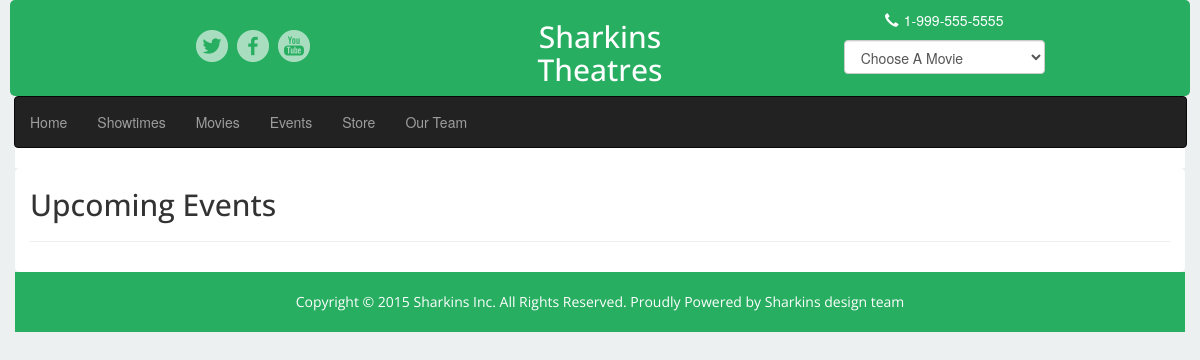
/events, run on an earlier commit of the app's database.
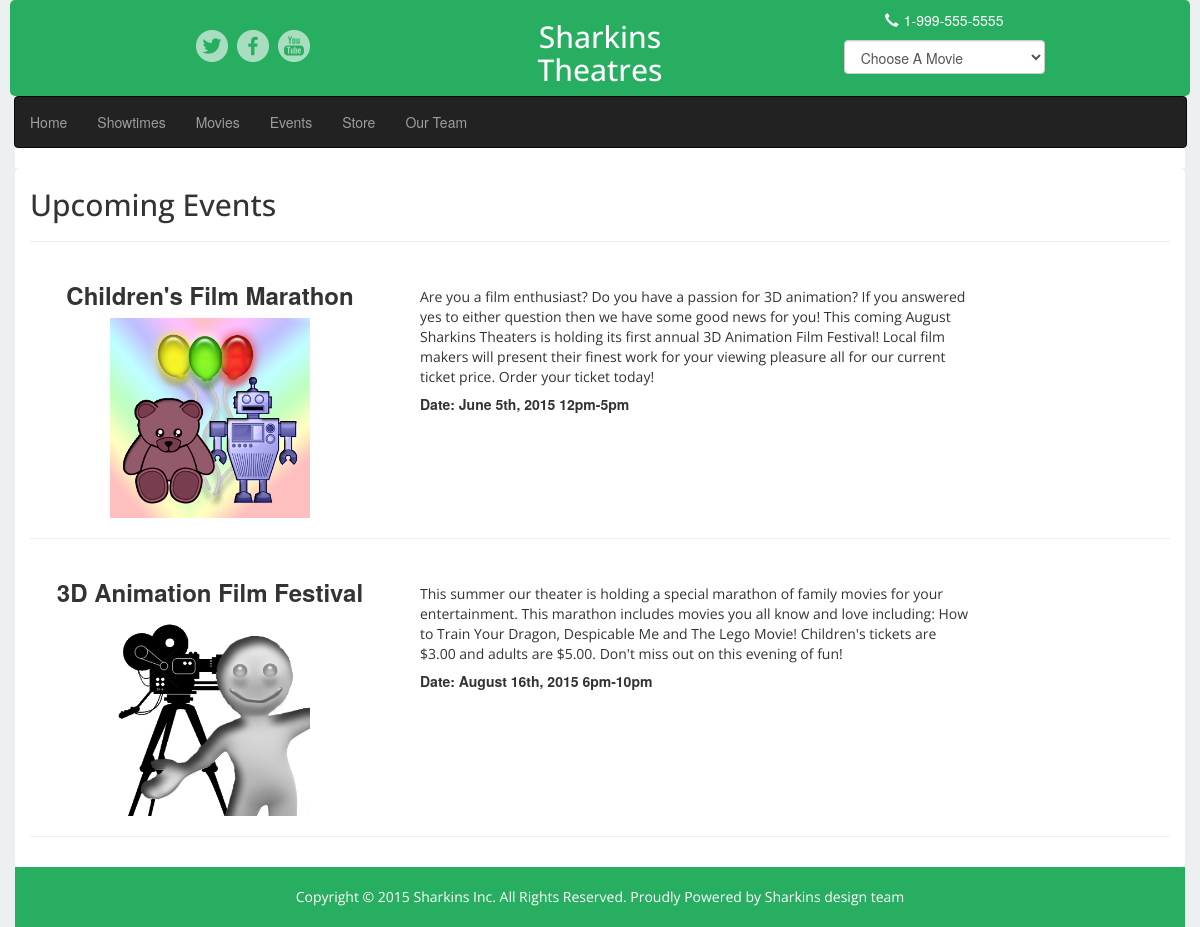
And on a later commit of the database.
### theater_project/models.py (models this page shows)
class Event(models.Model):
    title = models.CharField(max_length = 100)
    date = models.CharField(max_length=100)
    image = models.CharField(max_length=200)
    descr = models.CharField(max_length=200)

### views.py (the view)
# urls.py: url(r'^events', events),
def events(request):
    return render(request,'events.html', {'all_movies': Info.objects.all(), 'all_events': Event.objects.all()})

### templates/events.html (shortened to what this page needs)
{% extends "base.html" %}
{% block content %}
    <div class="container" style="background:white; border-radius:5px;">
        <h2 style="font-family: 'Open Sans', sans-serif !important; ">Upcoming Events</h2>
          <hr/>
        {% for event in all_events %}
            <div class="row">
                <div class="col-md-4 col-xs-12 text-center">
                    <h3 style="font-weight:600 !important;">{{ event.title }}</h3>
                    <img src="{{ STATIC_URL }}{{ event.image }}" style="max-height:200px; max-width:200px;" class="img-responsive center-block" alt=""/>
                </div>
                <div class="col-md-6 col-xs-12">
                    <p style="margin-top: 25px; font-family: 'Open Sans', sans-serif !important;">{{ event.descr }}</p>
                    <h5 style="font-weight:bold !important;">{{ event.date }}</h5>
                </div>
            </div>
            <hr/>
        {% endfor %}
    </div>
{% endblock %}

### templates/base.html (shortened to what this page needs)
<!DOCTYPE html>
<html>
<head lang="en">
    <link rel="stylesheet" type="text/css" href="https://maxcdn.bootstrapcdn.com/bootstrap/3.3.1/css/bootstrap.min.css"/>
    <link rel="stylesheet" type="text/css" href="{{STATIC_URL}}master.css"/>
</head>
</head>
<body style="background:#ecf0f1;">
<div class="container" style="background:white; padding-left:10px; padding-right:10px;">
    <div class="row" style="background:#27ae60; border-radius:5px; padding-left: 0 !important; padding-right: 0 !important;">
        <div class="col-xs-5 text-center" style="margin-top: 30px;">
            <img class="social-image" style="cursor:pointer;"  src="{{ STATIC_URL }}social-icons/twitter.png" height="32" width="32" alt=""/>
            <img class="social-image" style="cursor:pointer;" src="{{ STATIC_URL }}social-icons/facebook.png" height="32" width="32" alt=""/>
            <img class="social-image" style="cursor:pointer;" src="{{ STATIC_URL }}social-icons/youtube-2.png" height="32" width="32" alt=""/>
        </div>
        <div class="col-xs-2 text-center " style="color:white;">
            <h2 style="font-family: 'Open Sans', sans-serif !important; ">Sharkins Theatres</h2>
        </div>
        <div class="col-xs-5 text-center">
            <p style="margin-top:10px; color:white; cursor:pointer;"><span class="glyphicon-earphone glyphicon" style="margin-right:5px;"></span>1-999-555-5555</p>
            <div class="col-xs-6 col-xs-offset-3">
                            <select class="form-control movie-list" name="" id="" >
                                <option value="None" selected>Choose A Movie</option>
            </select>
            </div>
        </div>
    </div>
    <nav class="navbar navbar-default navbar-inverse" style="margin-left: -11px; width:102%;">
  <div class="container-fluid" style="padding-left: 0 !important;">
    <div class="collapse navbar-collapse" id="bs-example-navbar-collapse-1" style="padding-left:0 !important;">
      <ul class="nav navbar-nav navbar-left">
        <li class="navbar-link" id=""><a href="/" id="currentActive">Home <span class="sr-only">(current)</span></a></li>
        <li class="navbar-link"><a href="/showtimes">Showtimes</a></li>
        <li class="navbar-link"><a href="/movies">Movies</a></li>
        <li class="navbar-link"><a href="/events">Events</a></li>
        <li class="navbar-link"><a href="/store">Store</a></li>
        <li class="navbar-link"><a href="/team">Our Team</a></li>
      </ul>
    </div>
  </div>
</nav>
</div>
{% block content %}{% endblock %}
<div class="container">
  <div class="row text-center footer container" style="background:#27ae60; color:white;">
     <p style="margin-top:20px; margin-bottom:20px; font-family: 'Open Sans', sans-serif !important; ">Copyright &copy; 2015 Sharkins Inc. All Rights Reserved. Proudly Powered by Sharkins design team</p>
  </div>
</div>
</body>
</html>

### static/master.css (style rules this page uses)
.social-image { opacity:0.6 !important; margin-right:5px; }

What changed in the data, as far as the page shows it:
added Event: title "Children's Film Marathon", image (picture), descr "Are you a film enthusiast? Do you have a passion for 3D animation? If you answered yes to either question then we have some good news for you! This coming August Sharkins Theaters is holding its first annual 3D Animation Film Festival! Local film makers will present their finest work for your viewing pleasure all for our current ticket price. Order your ticket today!", date "Date: June 5th, 2015 12pm-5pm"
added Event: title "3D Animation Film Festival", image (picture), descr "This summer our theater is holding a special marathon of family movies for your entertainment. This marathon includes movies you all know and love including: How to Train Your Dragon, Despicable Me and The Lego Movie! Children's tickets are $3.00 and adults are $5.00. Don't miss out on this evening of fun!", date "Date: August 16th, 2015 6pm-10pm"
